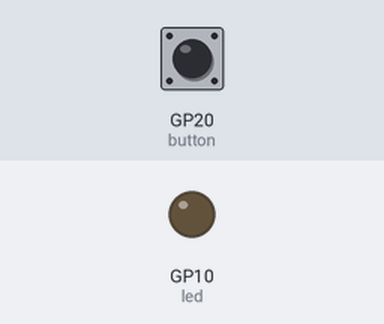
Bench run of a program on a simulated Raspberry Pi Pico running MicroPython. Parts: output pins drawn as LEDs (lit = HIGH). The inputs (shaded band) are chosen by the test bench; at power-on: GP20 (button) LOW. What the program prints to the serial console is not drawn.

Above: at 1.2 s.
1.3 s: GP20 (button) pulled HIGH for 0.15 s
At 1.37 s:
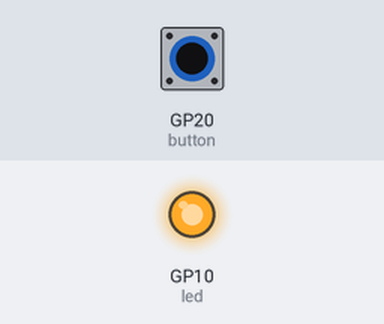
2.9 s: GP20 (button) pulled HIGH for 3.2 s
At 7.4 s:
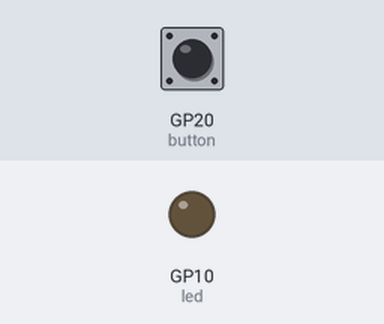
Timing chart, 0 to 8.9 s (numbered marks = the images above; inputs shaded):
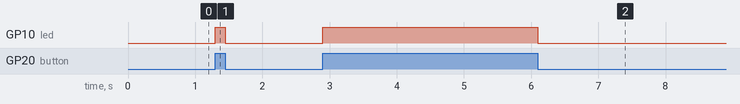

Measured:
- after the input at 1.3 s, GP10 (led): LOW → HIGH at once, → LOW 0.15 s later
- after the input at 2.9 s, GP10 (led): LOW → HIGH at once, → LOW 3.2 s later

The program:

2_1_Onboard-LED_Taster.py
```python
# Tastersteuerung einer LED
""""
MicroPython-Programm zur Steuerung eine LED per Taster
Stand 26. Juli 2023 - Python 3.7 mit MicroPython Extension auf PyBoard ( Pico )
"""
import machine

led = machine.Pin(10, machine.Pin.OUT)
button = machine.Pin(20, machine.Pin.IN)

while True:
    if button.value() == 1:
        led(1)
        print("Taster : AN")
    else:
        led(0)
        print("Taster : AUS")
```
